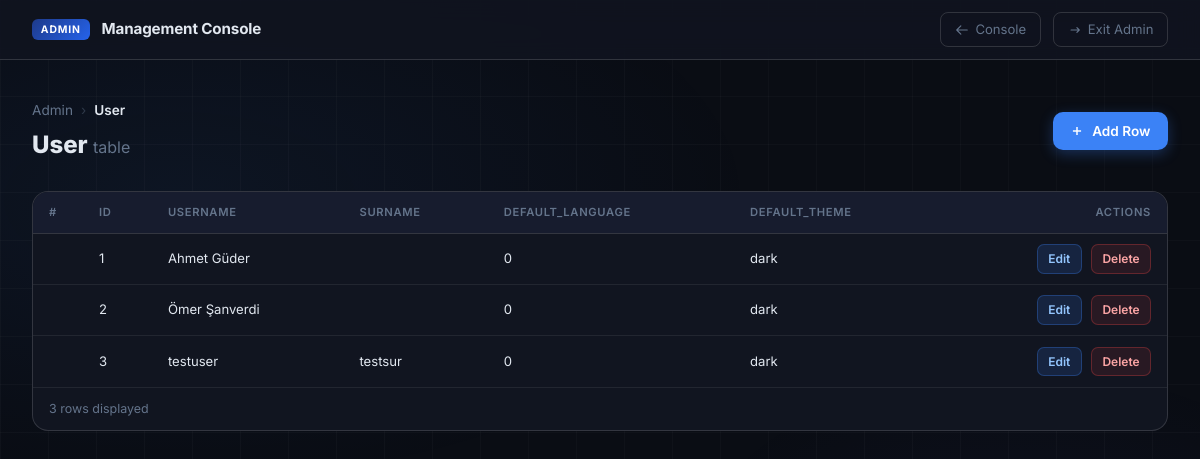
Page /admin/edit/User on the committed database.
### tables this page shows
CREATE TABLE User (id INTEGER PRIMARY KEY AUTOINCREMENT, username TEXT NOT NULL UNIQUE, surname TEXT, default_language INTEGER DEFAULT 0, default_theme TEXT DEFAULT 'light');

### admin/admin_bp.py (the view)
@admin_bp.route("/edit/<table_name>")
def admin_edit(table_name):
    if table_name not in ALLOWED_TABLES:
        flash(f'Table "{table_name}" is not accessible via the Admin module.', "error")
        return redirect(url_for("admin.admin_index"))
    columns = get_table_columns(table_name)
    col_names = [c["name"] for c in columns]
    conn = get_db()
    rows = conn.execute(
        f"SELECT rowid, * FROM {table_name} ORDER BY rowid"
    ).fetchall()
    rows = [dict(r) for r in rows]
    conn.close()
    filter_col  = request.args.get("filter_col", "")
    filter_val  = request.args.get("filter_val", "")
    if filter_col and filter_col in col_names and filter_val:
        rows = [r for r in rows if str(r.get(filter_col, "")) == filter_val]
    filter_options: dict[str, list] = {}
    if table_name == "Parameter":
        filter_options["ParamType"] = sorted({r["ParamType"] for r in rows if r.get("ParamType")})
        filter_options["LanguageId"] = sorted({str(r["LanguageId"]) for r in rows if r.get("LanguageId") is not None})
    elif table_name == "Dictionary":
        filter_options["LanguageId"] = sorted({str(r["LanguageId"]) for r in rows if r.get("LanguageId") is not None})
    return render_template(
        "admin_edit.html",
        table_name=table_name,
        columns=col_names,
        rows=rows,
        is_test=is_test_env(),
        filter_col=filter_col,
        filter_val=filter_val,
        filter_options=filter_options,
    )

### admin/admin_bp.py (called while the page is built)
def get_db():
    conn = sqlite3.connect(DB_PATH)
    conn.row_factory = sqlite3.Row
    return conn

def is_test_env() -> bool:
    return session.get("env", "test") == "test"

def get_table_columns(table_name: str) -> list:
    conn = get_db()
    rows = conn.execute(f"PRAGMA table_info({table_name})").fetchall()
    conn.close()
    return [dict(r) for r in rows]

### app.py (called while the page is built)
def load_query(name: str, query_dir: str = None) -> str:
    directory = query_dir if query_dir is not None else QUERY_DIR
    path = os.path.join(directory, name + ".sql")
    with open(path, "r", encoding="utf-8") as f:
        return f.read().strip()

def get_db() -> DbConnection:
    return _get_db_test()

def _get_db_test() -> DbConnection:
    conn = sqlite3.connect(DB_PATH)
    return DbConnection(conn, is_prod=False)

@app.context_processor
def inject_lang_dict():
    if not has_request_context():
        return dict(lang_dict={}, current_lang=0)
    lang_id = session.get("lang", 0)
    try:
        conn = get_db()
        rows = conn.execute(load_query("get_dictionary"), (lang_id,)).fetchall()
        conn.close()
        lang_dict = {row["Id"]: row["Description"] for row in rows}
    except Exception:
        lang_dict = {}
    return dict(lang_dict=lang_dict, current_lang=lang_id)

@app.before_request
def require_user_selection():
    if not request.endpoint or request.endpoint in ("user_login", "set_user", "static") or request.endpoint.startswith("admin."):
        return
    if "user_id" not in session:
        return redirect(url_for("user_login"))

@app.before_request
def require_env_selection():
    if not request.endpoint or request.endpoint in ("user_login", "set_user", "env_login", "set_env", "disconnect", "static") or request.endpoint.startswith("admin."):
        return
    if "env" not in session:
        return redirect(url_for("env_login"))

    def execute(self, sql: str, params=()):
        if self.is_prod:
            cur = self._conn.cursor()
            cur.execute(sql, params)
            return _ProdCursorWrapper(cur)
        return self._conn.execute(sql, params)

    def close(self):
        self._conn.close()

### admin/templates/admin_edit.html (shortened to what this page needs)
{% extends "admin_base.html" %}
{% block topbar_actions %}
<a href="/admin" class="back-link">
  <svg width="14" height="14" fill="none" stroke="currentColor" stroke-width="2" viewBox="0 0 24 24"><path stroke-linecap="round" stroke-linejoin="round" d="M10 19l-7-7m0 0l7-7m-7 7h18"/></svg>
  Console
</a>
{% endblock %}
{% block content %}
<div class="editor-header">
  <div>
    <div class="breadcrumb" style="margin-bottom:0.4rem;">
      <a href="/admin">Admin</a>
      <span class="breadcrumb-sep">›</span>
      <span class="breadcrumb-current">{{ table_name }}</span>
    </div>
    <h1 style="font-size:1.5rem;font-weight:800;margin:0;">{{ table_name }} <span style="font-size:1rem;font-weight:400;color:var(--muted);">table</span></h1>
  </div>
  {% if is_test %}
    <button class="add-row-toggle" onclick="toggleAddPanel()" id="addToggleBtn">
      <svg width="14" height="14" fill="none" stroke="#fff" stroke-width="2.5" viewBox="0 0 24 24"><line x1="12" y1="5" x2="12" y2="19"/><line x1="5" y1="12" x2="19" y2="12"/></svg>
      Add Row
    </button>
  {% endif %}
</div>
<div class="table-wrap">
  {% if rows %}
  <div style="overflow-x:auto;">
    <table class="data-table">
      <thead>
        <tr>
          <th style="width:50px;">#</th>
          {% for col in columns %}
            <th>{{ col }}</th>
          {% endfor %}
          <th style="text-align:right;">Actions</th>
        </tr>
      </thead>
      <tbody>
        {% for row in rows %}
        <tr id="row-{{ row.rowid }}">
          <td class="rowid-col">{{ row.rowid }}</td>
          {% for col in columns %}
            <td title="{{ row[col] or '' }}">{{ row[col] if row[col] is not none else '' }}</td>
          {% endfor %}
          <td class="actions-col">
            {% if is_test %}
              <button class="btn-edit-row" data-rowid="{{ row.rowid }}" data-row="{{ row | tojson | forceescape }}" onclick="openEditModal(this)">Edit</button>
              <form method="POST" action="/admin/edit/{{ table_name }}/delete/{{ row.rowid }}"
                    style="display:inline;"
                    onsubmit="return confirm('Delete row {{ row.rowid }}?');">
                <button type="submit" class="btn-delete-row">Delete</button>
              </form>
            {% else %}
              <span class="row-hint">read-only</span>
            {% endif %}
          </td>
        </tr>
        {% endfor %}
      </tbody>
    </table>
  </div>
  <div class="table-footer">{{ rows | length }} row{{ 's' if rows | length != 1 }} displayed</div>
  {% endif %}
</div>
{% endblock %}

### admin/templates/admin_base.html (style rules this page uses)
*, *::before, *::after { box-sizing: border-box; }
:root { --bg: #0a0d14; --surface: #111520; --surface2: #171c2e; --border: rgba(255,255,255,0.07); --border-hi: rgba(255,255,255,0.14); --text: #e2e8f0; --muted: #64748b; --blue: #3b82f6; --blue-glow: rgba(59,130,246,0.20); --red: #ef4444; --red-glow: rgba(239,68,68,0.15); --green: #22c55e; --amber: #f59e0b; }
html, body { min-height: 100vh; font-family: 'Inter', sans-serif; background: var(--bg); color: var(--text); }
body::before { content: ''; position: fixed; inset: 0; z-index: 0; background: radial-gradient(ellipse 80% 60% at 15% 25%, rgba(59,130,246,0.07) 0%, transparent 60%), radial-gradient(ellipse 50% 50% at 85% 75%, rgba(99,102,241,0.05) 0%, transparent 60%); pointer-events: none; }
body::after { content: ''; position: fixed; inset: 0; z-index: 0; background-image: linear-gradient(var(--border) 1px, transparent 1px), linear-gradient(90deg, var(--border) 1px, transparent 1px); background-size: 48px 48px; opacity: 0.35; pointer-events: none; }
.back-link { display: inline-flex; align-items: center; gap: 0.4rem; font-size: 0.82rem; color: var(--muted); text-decoration: none; padding: 0.4rem 0.85rem; border-radius: 8px; border: 1px solid var(--border-hi); transition: color .2s, border-color .2s, background .2s; }

### admin/templates/admin_edit.html (style rules this page uses)
.editor-header { display: flex; align-items: center; justify-content: space-between; flex-wrap: wrap; gap: 1rem; margin-bottom: 1.75rem; }
.breadcrumb { display: flex; align-items: center; gap: 0.5rem; font-size: 0.85rem; color: var(--muted); }
.breadcrumb a { color: var(--muted); text-decoration: none; }
.breadcrumb-sep { opacity: 0.4; }
.breadcrumb-current { color: var(--text); font-weight: 600; }
.add-row-toggle { display: inline-flex; align-items: center; gap: 0.5rem; background: var(--blue); color: #fff; border: none; border-radius: 10px; padding: 0.55rem 1.1rem; font-size: 0.85rem; font-weight: 600; cursor: pointer; transition: opacity .2s, transform .15s; box-shadow: 0 4px 14px rgba(59,130,246,0.3); }
.table-wrap { background: var(--surface); border: 1px solid var(--border-hi); border-radius: 16px; overflow: hidden; }
.data-table { width: 100%; border-collapse: collapse; font-size: 0.82rem; }
.data-table thead th { background: var(--surface2); color: var(--muted); font-weight: 600; text-transform: uppercase; letter-spacing: 0.06em; font-size: 0.7rem; padding: 0.75rem 1rem; text-align: left; border-bottom: 1px solid var(--border-hi); white-space: nowrap; }
.data-table thead th:first-child { border-radius: 0; }
.data-table tbody tr { border-bottom: 1px solid var(--border); transition: background .15s; }
.data-table tbody tr:last-child { border-bottom: none; }
.data-table td { padding: 0.65rem 1rem; color: var(--text); vertical-align: middle; max-width: 220px; overflow: hidden; text-overflow: ellipsis; white-space: nowrap; }
.data-table td.rowid-col { color: var(--muted); font-size: 0.72rem; font-family: monospace; }
.data-table td.actions-col { white-space: nowrap; text-align: right; min-width: 110px; }
.btn-edit-row { background: rgba(59,130,246,0.15); color: #93c5fd; border: 1px solid rgba(59,130,246,0.3); border-radius: 7px; font-size: 0.75rem; font-weight: 600; padding: 0.3rem 0.65rem; cursor: pointer; transition: background .2s; margin-right: 0.35rem; }
.btn-delete-row { background: rgba(239,68,68,0.1); color: #fca5a5; border: 1px solid rgba(239,68,68,0.3); border-radius: 7px; font-size: 0.75rem; font-weight: 600; padding: 0.3rem 0.65rem; cursor: pointer; transition: background .2s; }
.table-footer { padding: 0.75rem 1rem; color: var(--muted); font-size: 0.78rem; border-top: 1px solid var(--border); }

### rows in the picture
User: row "1" "Ahmet Güder" "0" "dark"
User: row "2" "Ömer Şanverdi" "0" "dark"
User: row "3" "testuser" "testsur" "0" "dark"

### other values in the picture
{{ table_name }} "User"
{{ col }} "ID" "USERNAME" "SURNAME" "DEFAULT_LANGUAGE" "DEFAULT_THEME"
{{ rows | length }} "3"
{{ 's' if rows | length != 1 }} "s"
